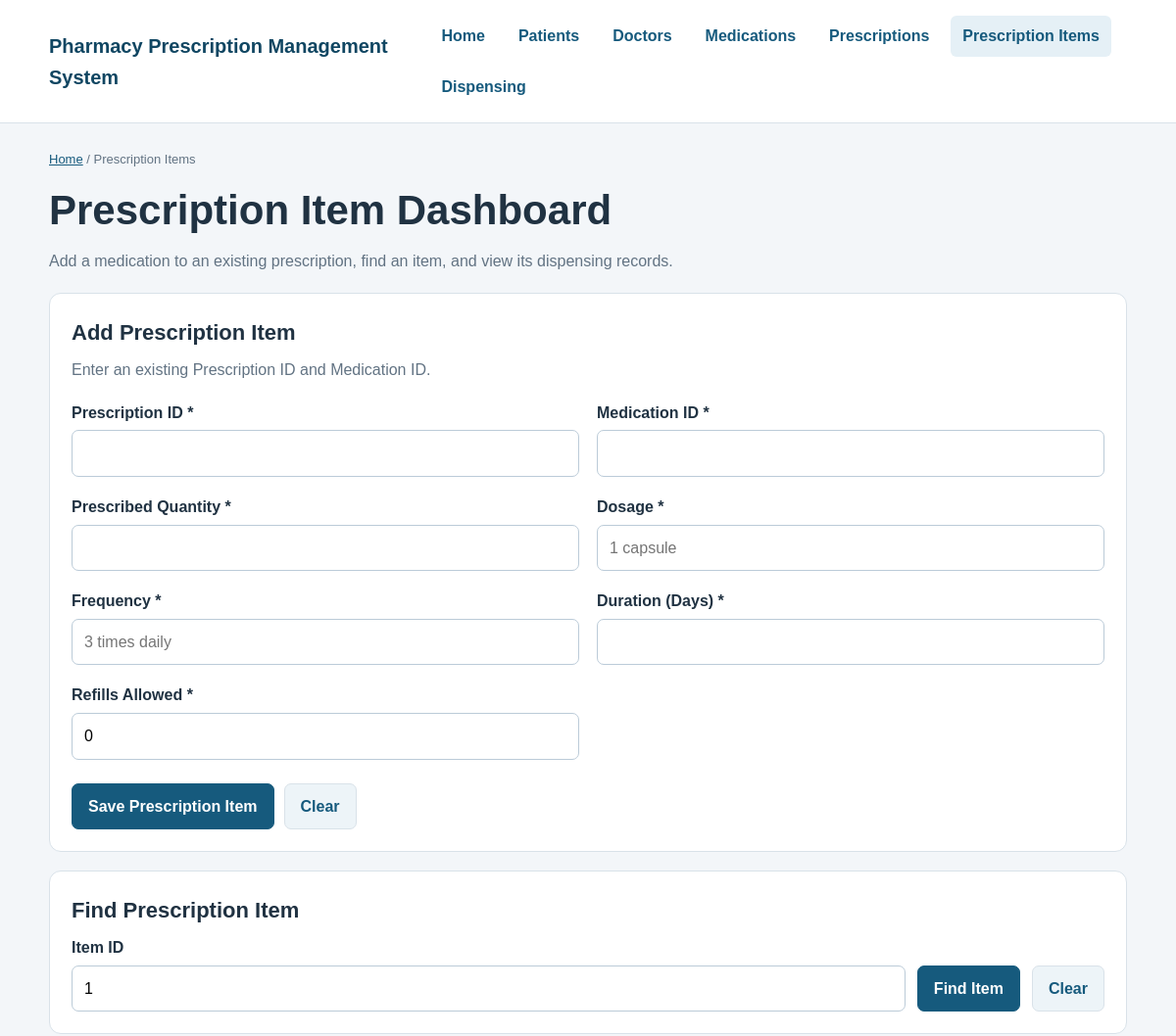
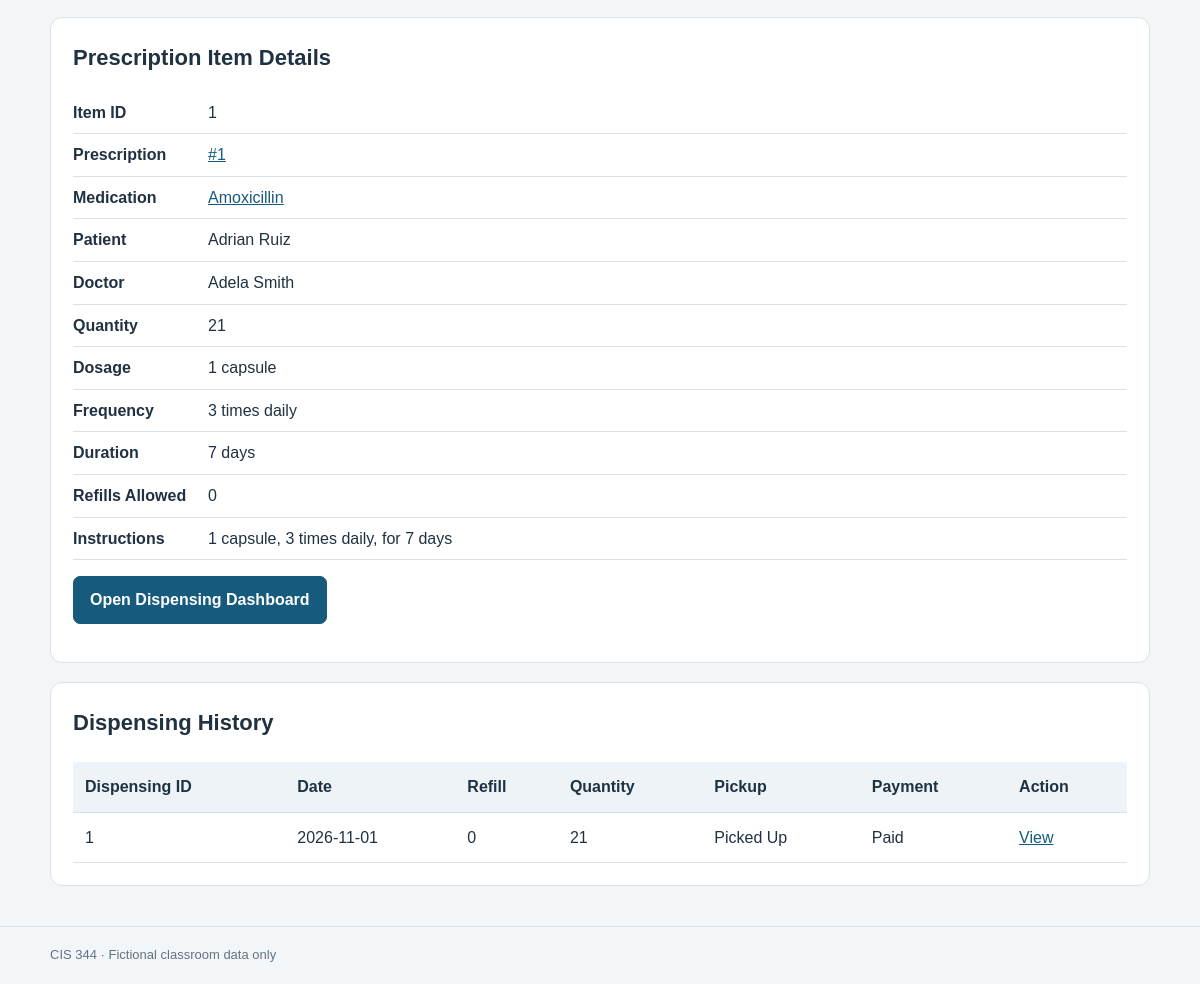
/pharmacy-prescription-mgmt/public/prescription_items.php?id=1, run on the app's committed database (2 pictures, top to bottom).
### tables this page shows
CREATE TABLE prescription_items (
    item_id INT AUTO_INCREMENT PRIMARY KEY,
    prescription_id INT NOT NULL,
    medication_id INT NOT NULL,
    quantity INT NOT NULL,
    dosage VARCHAR(50) NOT NULL,
    frequency VARCHAR(50) NOT NULL,
    duration_days INT NOT NULL,
    refills_allowed INT NOT NULL DEFAULT 0,
    FOREIGN KEY (prescription_id) REFERENCES prescriptions(prescription_id),
    FOREIGN KEY (medication_id) REFERENCES medication(medication_id),
    CHECK (quantity > 0),
    CHECK (duration_days > 0),
    CHECK (refills_allowed >= 0)
);

CREATE TABLE medication (
    medication_id INT AUTO_INCREMENT PRIMARY KEY,
    medication_name VARCHAR(100) NOT NULL,
    strength VARCHAR(50),
    form VARCHAR(50),
    stock_quantity INT NOT NULL DEFAULT 0,
    CHECK (stock_quantity >= 0)
);

CREATE TABLE dispensings (
    dispensing_id INT AUTO_INCREMENT PRIMARY KEY,
    item_id INT NOT NULL,
    dispense_date DATE,
    refill_number INT NOT NULL DEFAULT 0,
    quantity_dispensed INT NOT NULL,
    pickup_status VARCHAR(20),
    pickup_date DATE,
    total_amount DECIMAL(10,2),
    amount_paid DECIMAL(10,2),
    payment_status VARCHAR(20),
    payment_date DATETIME,
    payment_method VARCHAR(20),
    FOREIGN KEY (item_id) REFERENCES prescription_items(item_id),
    CHECK (refill_number >= 0),
    CHECK (quantity_dispensed > 0),
    CHECK (total_amount >= 0),
    CHECK (amount_paid >= 0),
    CHECK (amount_paid <= total_amount)
);

### pharmacy-prescription-mgmt/public/prescription_items.php (the view, shortened to what the rows shown need)
<?php
require_once __DIR__ . '/../app/Prescription.php';
require_once __DIR__ . '/../app/Medication.php';
require_once __DIR__ . '/../app/PrescriptionItem.php';
function itemHtml(mixed $value): string
{
    return htmlspecialchars(
        (string) ($value ?? ''),
        ENT_QUOTES | ENT_SUBSTITUTE,
        'UTF-8'
    );
}
function itemInteger(mixed $value, int $minimum = 1): ?int
{
    $number = filter_var(
        $value,
        FILTER_VALIDATE_INT,
        ['options' => [
            'min_range' => $minimum,
            'max_range' => 2147483647
        ]]
    );
    return $number === false ? null : (int) $number;
}
$errors = [];
$item = null;
$details = [];
$dispensings = [];
$selectedId = null;
if ($_SERVER['REQUEST_METHOD'] === 'GET' &&
    isset($_GET['id'])) {
    $selectedId = itemInteger($_GET['id']);
}
if ($selectedId !== null) {
    try {
        $connection = (new Database())->getConnection();
        $item = PrescriptionItem::findById(
            $connection,
            $selectedId
        );
        if ($item === null) {
            $errors[] = 'Prescription item not found.';
        } else {
            $details = $item->getDetails();
            $dispensings = $item->getDispensings();
        }
    } catch (Throwable $error) {
        error_log($error->getMessage());
        $errors[] = 'Unable to load prescription item.';
        $item = null;
    }
}
?>
<!DOCTYPE html>
<html lang="en">
<head>
    <link rel="stylesheet" href="css/style.css">
</head>
<body>
<main class="container page-content">
    <h1>Prescription Item Dashboard</h1>
    <section class="panel">
        <h2>Add Prescription Item</h2>
    </section>
    <section class="panel">
        <h2>Find Prescription Item</h2>
    </section>
    <?php if ($item !== null): ?>
        <section class="panel">
            <h2>Prescription Item Details</h2>
            <dl class="details-list">
                <div>
                    <dt>Item ID</dt>
                    <dd><?= itemHtml($item->getItemId()) ?></dd>
                </div>
                <div>
                    <dt>Prescription</dt>
                    <dd>
                        <a href="prescriptions.php?id=<?= itemHtml(
                            $item->getPrescriptionId()
                        ) ?>">
                            #<?= itemHtml($item->getPrescriptionId()) ?>
                        </a>
                    </dd>
                </div>
                <div>
                    <dt>Medication</dt>
                    <dd>
                        <a href="medications.php?id=<?= itemHtml(
                            $item->getMedicationId()
                        ) ?>">
                            <?= itemHtml($details['medication_name']) ?>
                        </a>
                    </dd>
                </div>
                <div>
                    <dt>Patient</dt>
                    <dd><?= itemHtml($details['patient_name']) ?></dd>
                </div>
                <div>
                    <dt>Doctor</dt>
                    <dd><?= itemHtml($details['doctor_name']) ?></dd>
                </div>
                <div>
                    <dt>Quantity</dt>
                    <dd><?= itemHtml($item->getQuantity()) ?></dd>
                </div>
                <div>
                    <dt>Dosage</dt>
                    <dd><?= itemHtml($item->getDosage()) ?></dd>
                </div>
                <div>
                    <dt>Frequency</dt>
                    <dd><?= itemHtml($item->getFrequency()) ?></dd>
                </div>
                <div>
                    <dt>Duration</dt>
                    <dd>
                        <?= itemHtml($item->getDurationDays()) ?> days
                    </dd>
                </div>
                <div>
                    <dt>Refills Allowed</dt>
                    <dd><?= itemHtml($item->getRefillsAllowed()) ?></dd>
                </div>
                <div>
                    <dt>Instructions</dt>
                    <dd><?= itemHtml($item->getInstructions()) ?></dd>
                </div>
            </dl>
            <p>
                <a class="button button-primary"
                   href="dispensings.php?item_id=<?= itemHtml(
                       $item->getItemId()
                   ) ?>">
                    Open Dispensing Dashboard
                </a>
            </p>
        </section>
        <section class="panel">
            <h2>Dispensing History</h2>
            <div class="table-scroll">
                <table>
                    <thead>
                        <tr>
                            <th>Dispensing ID</th>
                            <th>Date</th>
                            <th>Refill</th>
                            <th>Quantity</th>
                            <th>Pickup</th>
                            <th>Payment</th>
                            <th>Action</th>
                        </tr>
                    </thead>
                    <tbody>
                    <?php if ($dispensings === []): ?>
                        <tr>
                            <td colspan="7">
                                No dispensing records yet.
                            </td>
                        </tr>
                    <?php else: ?>
                        <?php foreach ($dispensings as $row): ?>
                            <tr>
                                <td>
                                    <?= itemHtml($row['dispensing_id']) ?>
                                </td>
                                <td>
                                    <?= itemHtml($row['dispense_date'] ?? '-') ?>
                                </td>
                                <td>
                                    <?= itemHtml($row['refill_number']) ?>
                                </td>
                                <td>
                                    <?= itemHtml($row['quantity_dispensed']) ?>
                                </td>
                                <td>
                                    <?= itemHtml($row['pickup_status'] ?? '-') ?>
                                </td>
                                <td>
                                    <?= itemHtml($row['payment_status'] ?? '-') ?>
                                </td>
                                <td>
                                    <a href="dispensings.php?id=<?= itemHtml(
                                        $row['dispensing_id']
                                    ) ?>">
                                        View
                                    </a>
                                </td>
                            </tr>
                        <?php endforeach; ?>
                    <?php endif; ?>
                    </tbody>
                </table>
            </div>
        </section>
    <?php endif; ?>
</main>
</body>
</html>

### data on the page
prescription_items: item_id "1", prescription "1", medication.medication_name "Amoxicillin", quantity "21", dosage "1 capsule", frequency "3 times daily", duration_days "7", refills_allowed "0", itemHtml($item->getInstructions()) "1 capsule, 3 times daily, for 7 days"
dispensings: dispensing_id "1", dispense_date "2026-11-01", refill_number "0", quantity_dispensed "21", pickup_status "Picked Up", payment_status "Paid"

### other printed values
itemHtml($details['patient_name']) "Adrian Ruiz"
itemHtml($details['doctor_name']) "Adela Smith"
